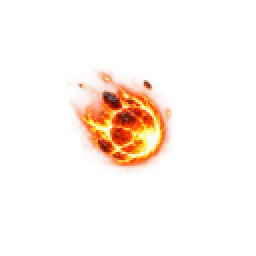
#> input picture art-src/spell-vfx-16f/blast/blast_02.png, 128 x 128 px, given in place of blast_02.png.png, which was not available (shown 2 times larger)
$ python -i clean-spell-vfx.py   (imports and definitions only)
#> lines starting #> are read from the running program, lines starting #| are printed output that depends on the picture; pictures that were not available may be replaced by others from this repository, and a replacement may not be noted
#!/usr/bin/env python3
"""Deterministic alpha cleanup for the 64-frame spell VFX atlases. Needs Pillow.

Crushes the faint matte residue (checkerboard remnants, pale halos) left by the
image-gen pipeline, drops neighbor-frame slivers clipped at frame edges, and
rewrites validation.json. Overwrites the PNGs in place; git holds the originals.
"""
import json
import math
import os
import sys

from PIL import Image

DIR = os.path.join(os.path.dirname(__file__), '..', 'public', 'art', 'spell-vfx-spritesheets-64f')
SHEETS = ['blast', 'heal', 'control', 'buff-attacks', 'buff-defenses', 'buff-movement']
FRAME = 128
GRID = 8
# Alpha below LO is matte residue, not art; LO..HI tapers with smoothstep so real
# glow edges keep a soft falloff instead of a hard cut.
LO, HI = 16, 56
# A component living entirely inside this strip at the left/right frame edge is a
# clipped fragment of the neighboring frame, not part of this frame's effect.
EDGE_STRIP = 10

CRUSH = bytes(
    0 if a < LO else (round(a * ((lambda t: t * t * (3 - 2 * t))((a - LO) / (HI - LO)))) if a < HI else a)
    for a in range(256)
)


def drop_edge_slivers(alpha: list[int]) -> None:
    seen = [False] * (FRAME * FRAME)
    for start in range(FRAME * FRAME):
        if seen[start] or alpha[start] == 0:
            continue
        stack = [start]
        seen[start] = True
        component: list[int] = []
        min_x, max_x = FRAME, -1
        while stack:
            i = stack.pop()
            component.append(i)
            x, y = i % FRAME, i // FRAME
            min_x, max_x = min(min_x, x), max(max_x, x)
            for nx, ny in ((x - 1, y), (x + 1, y), (x, y - 1), (x, y + 1)):
                if 0 <= nx < FRAME and 0 <= ny < FRAME:
                    j = ny * FRAME + nx
                    if not seen[j] and alpha[j] > 0:
                        seen[j] = True
                        stack.append(j)
        if max_x < EDGE_STRIP or min_x >= FRAME - EDGE_STRIP:
            for i in component:
                alpha[i] = 0


def clean_sheet(name: str) -> dict:
    path = os.path.join(DIR, f'{name}.png')
    image = Image.open(path).convert('RGBA')
#> image is the input picture: PIL image 128x128 RGBA; mean R, G, B, A 33.6, 15.6, 4.5, 19.9
    alpha = image.getchannel('A').point(CRUSH)
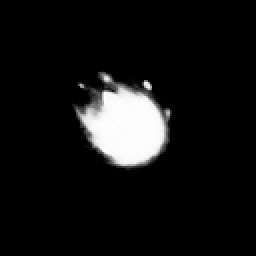
#> alpha: PIL image 128x128 L (shown 2 times larger); min 0, max 255, mean 19.3

    stats = {
        'maxAdjacentCentroidDisplacement': 0.0,
        'maxBorderAlpha': 0,
        'minFrameFootprint': [FRAME, FRAME],
        'maxFrameFootprint': [0, 0],
    }
    previous_centroid = None
    for index in range(GRID * GRID):
        row, col = divmod(index, GRID)
        box = (col * FRAME, row * FRAME, (col + 1) * FRAME, (row + 1) * FRAME)
        frame = list(alpha.crop(box).getdata())
        drop_edge_slivers(frame)
        patch = Image.new('L', (FRAME, FRAME))
        patch.putdata(frame)
        alpha.paste(patch, box)

        total = sum(frame)
        xs = [i % FRAME for i, a in enumerate(frame) if a > 0]
        ys = [i // FRAME for i, a in enumerate(frame) if a > 0]
        if xs:
            width, height = max(xs) - min(xs) + 1, max(ys) - min(ys) + 1
            stats['minFrameFootprint'] = [min(stats['minFrameFootprint'][0], width), min(stats['minFrameFootprint'][1], height)]
            stats['maxFrameFootprint'] = [max(stats['maxFrameFootprint'][0], width), max(stats['maxFrameFootprint'][1], height)]
        border = [frame[i] for i in range(FRAME)] + [frame[-1 - i] for i in range(FRAME)] \
            + [frame[y * FRAME] for y in range(FRAME)] + [frame[y * FRAME + FRAME - 1] for y in range(FRAME)]
        stats['maxBorderAlpha'] = max(stats['maxBorderAlpha'], max(border))
        if total:
            cx = sum((i % FRAME) * a for i, a in enumerate(frame)) / total
            cy = sum((i // FRAME) * a for i, a in enumerate(frame)) / total
            if previous_centroid:
                displacement = math.hypot(cx - previous_centroid[0], cy - previous_centroid[1])
                stats['maxAdjacentCentroidDisplacement'] = round(max(stats['maxAdjacentCentroidDisplacement'], displacement), 3)
            previous_centroid = (cx, cy)
#> this loop made 64 passes
#> (total, width, height, cx, cy) on pass 1: (316635, 51, 51, 62.54, 62.22)
#> total on passes 2 to 7: 0, 0, 0, 0, 0, 0
#> after the loop, stats = {'maxAdjacentCentroidDisplacement': 0, 'maxBorderAlpha': 0, 'minFrameFootprint': [51, 51], 'maxFrameFootprint': [51, 51]}

    image.putalpha(alpha)
    image.save(path, optimize=True)
    return stats


def main() -> None:
    validation = {}
    for name in SHEETS:
        validation[name] = clean_sheet(name)
        print(name, validation[name])
    with open(os.path.join(DIR, 'validation.json'), 'w') as handle:
        json.dump(validation, handle, indent=2)
        handle.write('\n')


# [2 lines not run here, left out]

>>> result = clean_sheet('../art-src/spell-vfx-16f/blast/blast_02.png')
#> result has the same summary as stats in clean_sheet

$ run again, on art-src/spell-vfx-16f/blast/blast_03.png
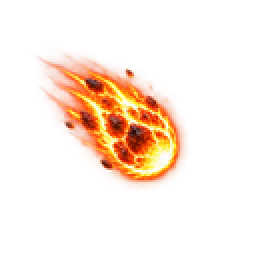
#> input picture art-src/spell-vfx-16f/blast/blast_03.png, 128 x 128 px, given in place of blast_03.png.png, which was not available (shown 2 times larger)
#> in clean_sheet, image is the input picture: PIL image 128x128 RGBA; mean R, G, B, A 54.6, 25.7, 7.4, 34.9
#> in clean_sheet, `alpha = image.getchannel('A').point(CRUSH)`:
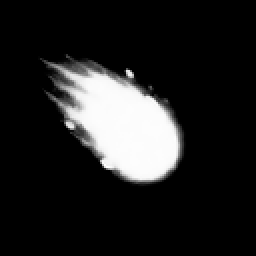
#> alpha: PIL image 128x128 L (shown 2 times larger); min 0, max 255, mean 34.1
#> the loop in clean_sheet, `for index in range(GRID * GRID):` made 64 passes
#> (total, width, height, cx, cy) on pass 1: (559505, 74, 68, 60.67, 61.63)
#> after the loop in clean_sheet, `for index in range(GRID * GRID):`: stats = {'maxAdjacentCentroidDisplacement': 0, 'maxBorderAlpha': 0, 'minFrameFootprint': [74, 68], 'maxFrameFootprint': [74, 68]}
#> result has the same summary as stats in clean_sheet

$ run again, on art-src/spell-vfx-16f/blast/blast_04.png
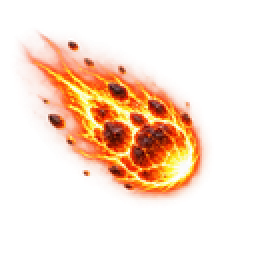
#> input picture art-src/spell-vfx-16f/blast/blast_04.png, 128 x 128 px, given in place of blast_04.png.png, which was not available (shown 2 times larger)
#> in clean_sheet, image is the input picture: PIL image 128x128 RGBA; mean R, G, B, A 85.4, 36.3, 9.4, 53.8
#> in clean_sheet, `alpha = image.getchannel('A').point(CRUSH)`:
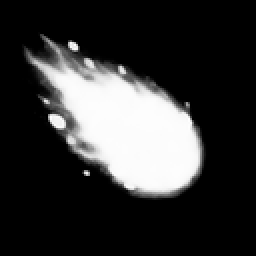
#> alpha: PIL image 128x128 L (shown 2 times larger); min 0, max 255, mean 52.4
#> the loop in clean_sheet, `for index in range(GRID * GRID):` made 64 passes
#> (total, width, height, cx, cy) on pass 1: (859267, 94, 84, 61.92, 62.58)
#> after the loop in clean_sheet, `for index in range(GRID * GRID):`: stats = {'maxAdjacentCentroidDisplacement': 0, 'maxBorderAlpha': 0, 'minFrameFootprint': [94, 84], 'maxFrameFootprint': [94, 84]}
#> result has the same summary as stats in clean_sheet
